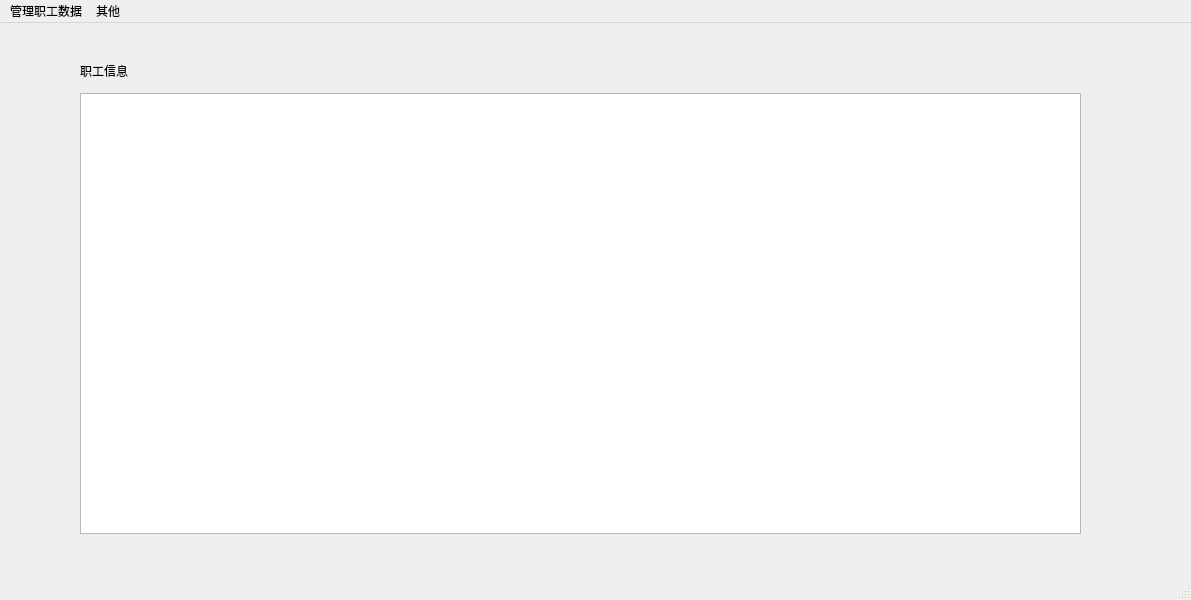
<?xml version="1.0" encoding="UTF-8"?>
<ui version="4.0">
 <class>MainWindow</class>
 <widget class="QMainWindow" name="MainWindow">
  <property name="geometry">
   <rect>
    <x>0</x>
    <y>0</y>
    <width>1191</width>
    <height>600</height>
   </rect>
  </property>
  <property name="windowTitle">
   <string>HouseManager</string>
  </property>
  <widget class="QWidget" name="centralwidget">
   <property name="enabled">
    <bool>true</bool>
   </property>
   <widget class="QTableView" name="tableView">
    <property name="geometry">
     <rect>
      <x>80</x>
      <y>70</y>
      <width>1001</width>
      <height>441</height>
     </rect>
    </property>
   </widget>
   <widget class="QLabel" name="label">
    <property name="geometry">
     <rect>
      <x>80</x>
      <y>40</y>
      <width>72</width>
      <height>15</height>
     </rect>
    </property>
    <property name="text">
     <string>职工信息</string>
    </property>
   </widget>
  </widget>
  <widget class="QMenuBar" name="menubar">
   <property name="geometry">
    <rect>
     <x>0</x>
     <y>0</y>
     <width>1191</width>
     <height>26</height>
    </rect>
   </property>
   <widget class="QMenu" name="menuManagement">
    <property name="title">
     <string>管理职工数据</string>
    </property>
    <addaction name="actionChooseDatabase"/>
    <addaction name="separator"/>
    <addaction name="actionQueryRelatives"/>
    <addaction name="actionEditWorkerInfo"/>
    <addaction name="separator"/>
    <addaction name="actionAddWorker"/>
    <addaction name="actionAddRelativeForWorker"/>
    <addaction name="separator"/>
   </widget>
   <widget class="QMenu" name="menuOther">
    <property name="title">
     <string>其他</string>
    </property>
    <addaction name="actionShowStarpoint"/>
    <addaction name="separator"/>
    <addaction name="actionQuit"/>
   </widget>
   <addaction name="menuManagement"/>
   <addaction name="menuOther"/>
  </widget>
  <widget class="QStatusBar" name="statusbar"/>
  <action name="actionQuit">
   <property name="text">
    <string>退出</string>
   </property>
  </action>
  <action name="actionQueryRelatives">
   <property name="text">
    <string>查询亲属信息</string>
   </property>
  </action>
  <action name="actionEditWorkerInfo">
   <property name="text">
    <string>修改/删除 职工/亲属 信息</string>
   </property>
  </action>
  <action name="actionAddWorker">
   <property name="text">
    <string>添加职工</string>
   </property>
  </action>
  <action name="actionAddRelativeForWorker">
   <property name="text">
    <string>为某一个职工添加亲属</string>
   </property>
  </action>
  <action name="actionShowStarpoint">
   <property name="text">
    <string>查询职工积分信息</string>
   </property>
  </action>
  <action name="actionChooseDatabase">
   <property name="text">
    <string>打开职工数据文件</string>
   </property>
  </action>
 </widget>
 <resources/>
 <connections>
  <connection>
   <sender>actionQuit</sender>
   <signal>triggered()</signal>
   <receiver>MainWindow</receiver>
   <slot>close()</slot>
   <hints>
    <hint type="sourcelabel">
     <x>-1</x>
     <y>-1</y>
    </hint>
    <hint type="destinationlabel">
     <x>399</x>
     <y>299</y>
    </hint>
   </hints>
  </connection>
 </connections>
</ui>
